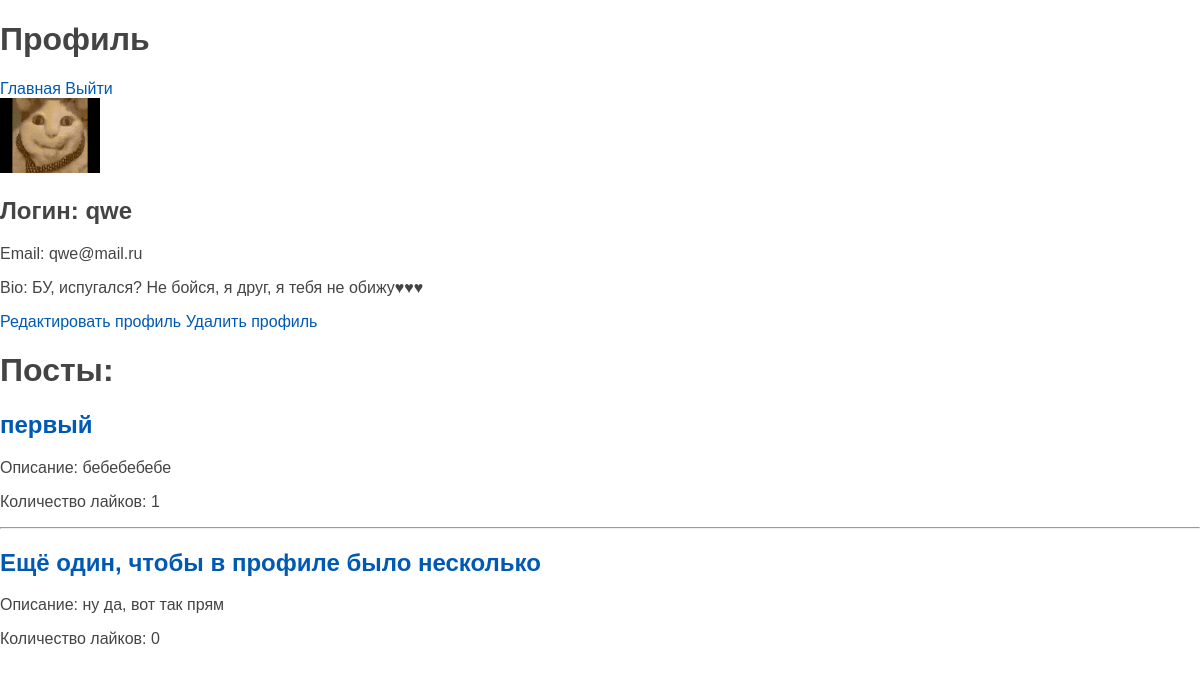
/profile/ (signed in), run on the app's committed database.
### polls/models.py (models this page shows, shortened)
class UserProfile(models.Model):
    user = models.OneToOneField(User, on_delete=models.CASCADE, related_name='userprofile')
    bio = models.TextField(blank=True, default="")
    avatar = models.ImageField(upload_to='user_avatars', blank=True)

class Post(models.Model):
    author = models.ForeignKey(User, on_delete=models.CASCADE, related_name='posts')
    title = models.CharField(max_length=255, verbose_name="Заголовок")
    content = models.TextField(verbose_name="Содержимое")
    slug = models.SlugField(max_length=255, unique=True, db_index=True, verbose_name="URL")
    time_create = models.DateTimeField(auto_now_add=True)
    time_update = models.DateTimeField(auto_now=True)
    likes = models.ManyToManyField(User, related_name='liked_posts', blank=True)
    class Meta:
        ordering = ['-time_update']

### polls/views.py (the view)
# urls.py: path('profile/', profile, name='profile'),
@login_required
def profile(request):
    user = request.user
    posts = Post.objects.filter(author=user).annotate(like_count=Count('likes')).order_by('-like_count')
    return render(request, 'polls/profile.html', {'user': user, 'posts': posts})

### polls/templates/polls/profile.html (shortened to what this page needs)
{% extends 'polls/base.html' %}
{% block content %}
<header>
    <h1>Профиль</h1>
    <nav>
        <a href="{% url 'index' %}">Главная</a>
        <a href="{% url 'logout' %}">Выйти</a>
    </nav>
</header>
        <img src="{{ user.userprofile.avatar.url }}" alt="{{ user.username }}" width="100">
        <h2>Логин: {{ user.username }}</h2>
        <p>Email: {{ user.email }}</p>
        <p>Bio: {{ user.userprofile.bio }}</p>
        <a href="{% url 'edit_profile' %}">Редактировать профиль</a>
        <a href="{% url 'delete_profile' %}">Удалить профиль</a>
        <h1>Посты:</h1>
        {% for post in posts %}
            <h2><a href="{% url 'post_detail' post.slug %}">{{ post.title }}</a></h2>
            <p>Описание: {{ post.content|truncatechars:50 }}</p>
            <p>Количество лайков: {{ post.like_count }}</p>
            {% if not forloop.last %}
                <hr>
            {% endif %}
        {% endfor %}
{% endblock %}

### polls/static/polls/css/styles.css (style rules this page uses)
html, body { font-family: 'Arial'; margin: 0; padding: 0; height: 100%; width: 100%; color: #444; }
a { color: #0059b2; text-decoration: none; }
img { max-width: 600px; height: auto; }

### data on the page
Post: title "первый", content "бебебебебе", like_count "1"
Post: title "Ещё один, чтобы в профиле было несколько", content "ну да, вот так прям", like_count "0"

### other printed values
{{ user.username }} "qwe"
{{ user.email }} "qwe@mail.ru"
{{ user.userprofile.bio }} "БУ, испугался? Не бойся, я друг, я тебя не обижу♥♥♥"
